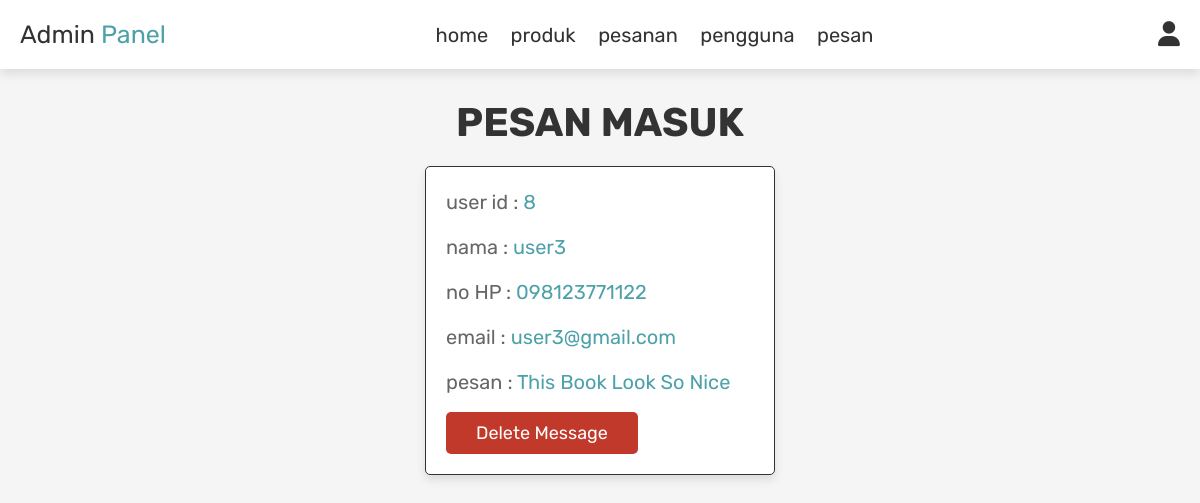
Page /admin_contacts.php (signed in) on the committed database.
### tables this page shows
CREATE TABLE `message` (
  `id` int(100) NOT NULL,
  `user_id` int(100) NOT NULL,
  `name` varchar(100) NOT NULL,
  `email` varchar(100) NOT NULL,
  `number` varchar(12) NOT NULL,
  `message` varchar(500) NOT NULL
);

### admin_contacts.php (the view, shortened to what this page needs)
<?php
include 'config.php';
?>
<!DOCTYPE html>
<html lang="en">
<head>
    <link rel="stylesheet" href="https://cdnjs.cloudflare.com/ajax/libs/font-awesome/6.7.2/css/all.min.css" />
    <link rel="stylesheet" href="css/style.css">
</head>
<body>
    <?php include 'admin_header.php'; ?>
    <section class="messages">
        <h1 class="title"> pesan masuk </h1>
        <div class="box-container">
            <?php
            $select_message = mysqli_query($conn, "SELECT * FROM `message`") or die('query failed');
            if (mysqli_num_rows($select_message) > 0) {
                while ($fetch_message = mysqli_fetch_assoc($select_message)) {
            ?>
                    <div class="box">
                        <p> user id : <span><?php echo $fetch_message['user_id']; ?></span> </p>
                        <p> nama : <span><?php echo $fetch_message['name']; ?></span> </p>
                        <p> no HP : <span><?php echo $fetch_message['number']; ?></span> </p>
                        <p> email : <span><?php echo $fetch_message['email']; ?></span> </p>
                        <p> pesan : <span><?php echo $fetch_message['message']; ?></span> </p>
                        <a href="admin_contacts.php?delete=<?php echo $fetch_message['id']; ?>" onclick="return confirm('hapus pesan ini?');" class="delete-btn">delete message</a>
                    </div>
            <?php
                };
            } else {
                echo '<p class="empty">anda belum memiliki pesan!</p>';
            }
            ?>
        </div>
    </section>
</body>
</html>

### css/style.css (style rules this page uses)
:root { --blue:#004c68; --red:#c0392b; --orange:#038151; --black:#333; --white:#fff; --light-color:#666; --light-white:#ccc; --light-bg:#f5f5f5; --border:.1rem solid var(--black); --box-shadow:0 .5rem 1rem rgba(0,0,0,.1); }
* { font-family: 'Rubik', sans-serif; margin:0; padding:0; box-sizing: border-box; outline: none; border:none; text-decoration: none; transition:all .2s linear; }
html { font-size: 62.5%; overflow-x: hidden; }
section { padding:3rem 2rem; }
.title { text-align: center; margin-bottom: 2rem; text-transform: uppercase; color:var(--black); font-size: 4rem; }
.btn, .option-btn, .delete-btn, .white-btn { display: inline-block; margin-top: 1rem; padding:1rem 3rem; cursor: pointer; color:var(--white); font-size: 1.8rem; border-radius: .5rem; text-transform: capitalize; }
.delete-btn { background-color: var(--red); }

### css/admin_style.css (style rules this page uses)
:root { --blue:#4DA1A9; --red:#c0392b; --orange:#16C47F; --black:#333; --white:#fff; --light-color:#666; --light-white:#ccc; --light-bg:#f5f5f5; --border:.1rem solid var(--black); --box-shadow:0 .5rem 1rem rgba(0,0,0,.1); }
* { font-family: 'Rubik', sans-serif; margin:0; padding:0; box-sizing: border-box; outline: none; border:none; text-decoration: none; transition:all .2s linear; }
html { font-size: 62.5%; overflow-x: hidden; }
body { background-color: var(--light-bg); }
section { padding:3rem 2rem; }
.title { text-align: center; margin-bottom: 2rem; text-transform: uppercase; color:var(--black); font-size: 4rem; }
.btn, .option-btn, .delete-btn, .white-btn { display: inline-block; margin-top: 1rem; padding:1rem 3rem; cursor: pointer; color:var(--white); font-size: 1.8rem; border-radius: .5rem; text-transform: capitalize; }
.delete-btn { background-color: var(--red); }
.messages .box-container { display: grid; grid-template-columns: repeat(auto-fit, 35rem); justify-content: center; gap:1.5rem; max-width: 1200px; margin:0 auto; align-items: flex-start; }
.messages .box-container .box { background-color: var(--white); padding:2rem; border:var(--border); box-shadow: var(--box-shadow); border-radius: .5rem; }
.messages .box-container .box p { padding-bottom: 1.5rem; font-size: 2rem; color:var(--light-color); line-height: 1.5; }
.messages .box-container .box p span { color:var(--blue); }
.messages .box-container .box .delete-btn { margin-top: 0; }

### rows in the picture
message: user "8", name "user3", number "098123771122", email "user3@gmail.com", message "This Book Look So Nice"
